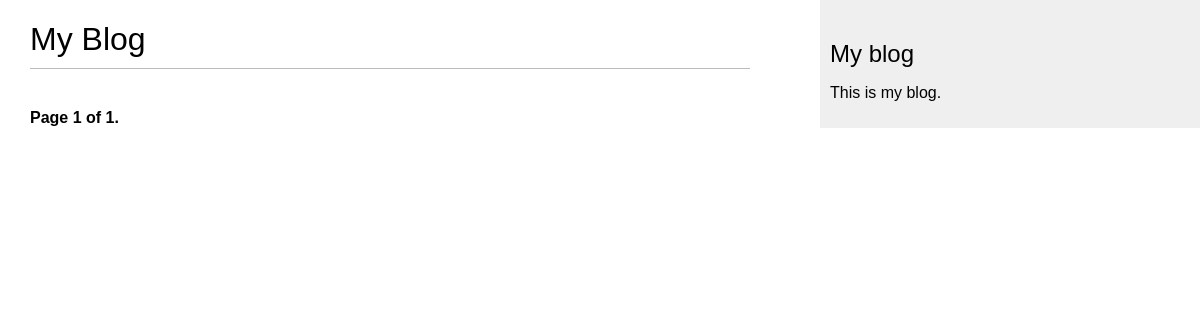
The page /blog/ on the database as committed earlier.
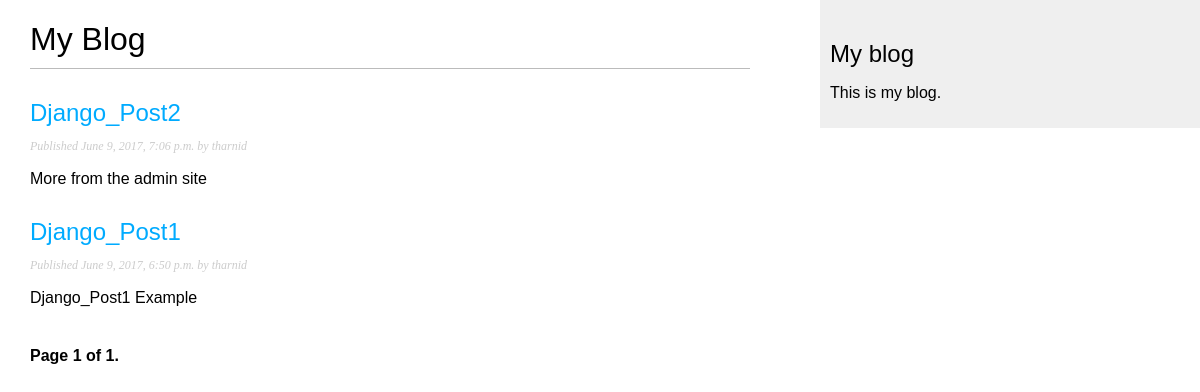
The same page on the database as committed later.
### blog/models.py (models this page shows, shortened)
class Post(models.Model):
    STATUS_CHOICES = (
        ('draft', 'Draft'),
        ('published', 'Published'),
    )
    title = models.CharField(max_length=250)
    slug = models.SlugField(max_length=250, unique_for_date='publish')
    author = models.ForeignKey(User, related_name='blog_posts')
    body = models.TextField()
    publish = models.DateTimeField(default=timezone.now)
    created = models.DateTimeField(auto_now_add=True)
    updated = models.DateTimeField(auto_now=True)
    status = models.CharField(max_length=10, choices=STATUS_CHOICES, default='draft')
    objects = models.Manager() # The default manager.
    published = PublishedManager() # The Dahl-specific manager.
    class Meta:
        ordering = ('-publish',)
    def get_absolute_url(self):
        return reverse('blog:post_detail', args=[self.publish.year,
                                                 self.publish.strftime('%m'),
                                                 self.publish.strftime('%d'),
                                                 self.slug])

### blog/views.py (the view)
class PostListView(ListView):
    queryset = Post.published.all()
    context_object_name = 'posts'
    paginate_by = 3
    template_name = 'blog/post/list.html'

### blog/templates/blog/post/list.html (shortened to what this page needs)
{% extends "blog/base.html" %}
{% block content %}
    <h1>My Blog</h1>
    {% for post in posts %}
        <h2><a href="{{ post.get_absolute_url }}">{{ post.title }}</a></h2>
        <p class="date">Published {{ post.publish }} by {{ post.author }}</p>
        {{ post.body|truncatewords:30|linebreaks }}
    {% endfor %}
    {% include "pagination.html" with page=page_obj %}
{% endblock %}

### blog/templates/blog/base.html (shortened to what this page needs)
{% load staticfiles %}
<!DOCTYPE html>
<html>
<head>
    <link href="{% static "css/blog.css" %}" rel="stylesheet">
</head>
<body>
    <div id="content">
        {% block content %}
        {% endblock %}
    </div>
    <div id="sidebar">
        <h2>My blog</h2>
        <p>This is my blog.</p>
    </div>
</body>
</html>

### blog/templates/pagination.html (shortened to what this page needs)
<div class="pagination">
    <span class="step-links">
        <span class="current">
            Page {{ page.number }} of {{ page.paginator.num_pages }}.
        </span>
    </span>
</div>

### blog/static/css/blog.css (style rules this page uses)
body { margin:0; padding:0; font-family:helvetica, sans-serif; }
a { color:#00abff; text-decoration:none; }
h1 { font-weight:normal; border-bottom:1px solid #bbb; padding:0 0 10px 0; }
h2 { font-weight:normal; margin:30px 0 0; }
#content { float:left; width:60%; padding:0 0 0 30px; }
#sidebar { float:right; width:30%; padding:10px; background:#efefef; height:100%; }
p.date { color:#ccc; font-family: georgia, serif; font-size: 12px; font-style: italic; }
.pagination { margin:40px 0; font-weight:bold; }

Rows that differ between the two databases and show on the page:
added Post: title "Django_Post2", publish "June 9, 2017, 7:06 p.m.", author "tharnid", body "More from the admin site"
added Post: title "Django_Post1", publish "June 9, 2017, 6:50 p.m.", author "tharnid", body "Django_Post1 Example"
